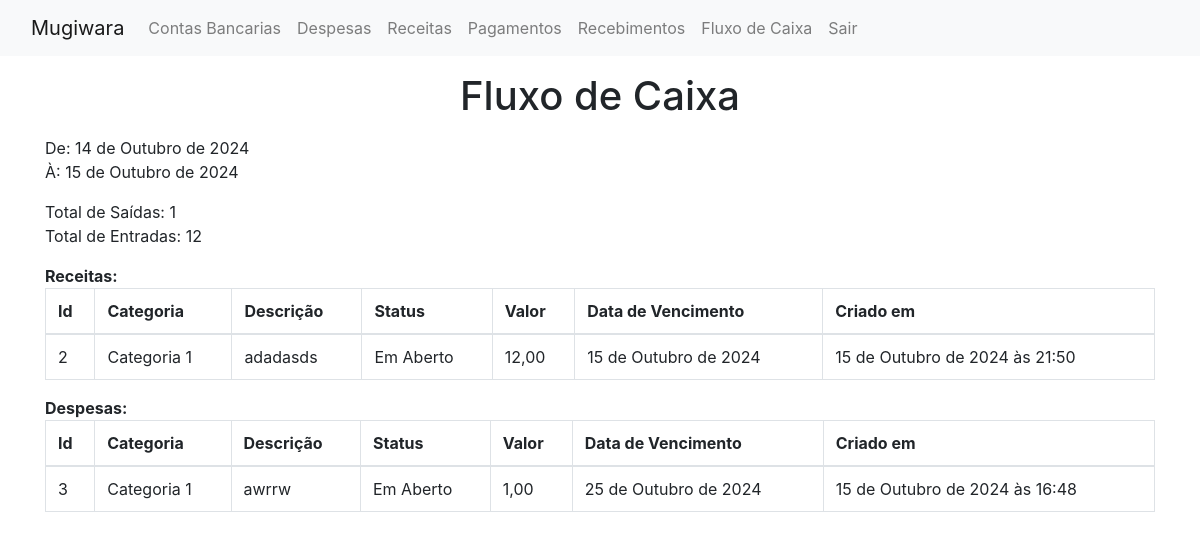
/show_fluxo_caixa_one/5, run on an earlier commit of the app's database.
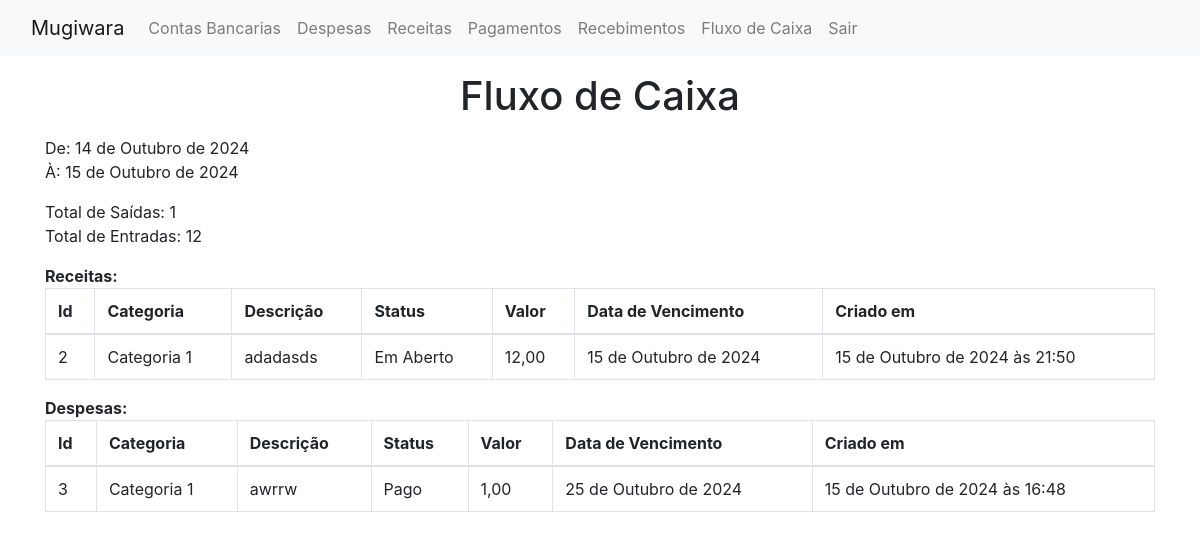
And on a later commit of the database.
### mugiwara/models/despesa.py (models this page shows, shortened)
class despesa(models.Model):
    class status_choices(models.IntegerChoices):
        ABERTO = 1, "Em Aberto"
        PAGO = 2, "Pago"
    class categoria_choices(models.IntegerChoices):
        C1 = 1, "Categoria 1"
        C2 = 2, "Categoria 2"
        C3 = 3, "Categoria 3"
        C4 = 4, "Categoria 4"
    descricao = models.TextField()
    data_vencimento = models.DateField(auto_now=False, auto_now_add=False)
    valor = models.DecimalField(decimal_places=2, max_digits=9)
    categoria = models.IntegerField(
        choices = categoria_choices,
        default = categoria_choices.C1
    )
    status = models.IntegerField(
        choices = status_choices,
        default = status_choices.ABERTO
    )
    created_at = models.DateTimeField(auto_now_add=True, auto_created=True)
    class Meta:
        ordering = ['-created_at']

### mugiwara/views.py (the view)
# urls.py: path('show_fluxo_caixa_one/<int:f_id>', views.showFluxoCaixaOneView, name='show_fluxo_caixa_one'),
def showFluxoCaixaOneView(request, f_id):
    fluxo_caixas = fluxo_caixa.objects.get(id=f_id)
    data_inicio = fluxo_caixas.data_inicial - datetime.timedelta(days=1)
    data_fim = fluxo_caixas.data_final + datetime.timedelta(days=1)
    despesas = despesa.objects.filter(created_at__range=[data_inicio, data_fim])
    receitas = receita.objects.filter(created_at__range=[data_inicio, data_fim])
    total_receitas = receitas.aggregate(total_receitas=Sum('valor'))['total_receitas']
    total_despesas = despesas.aggregate(total_despesas=Sum('valor'))['total_despesas']
    if total_despesas:
        total_despesas = Decimal(total_despesas)
    else:
        total_despesas = 0.00
    if total_receitas:
        total_receitas = Decimal(total_receitas)
    else:
        total_receitas = 0.00
    context = {
        'total_receitas': total_receitas,
        'total_despesas': total_despesas,
        'receitas': receitas,
        'despesas': despesas,
        'fluxo_caixa': fluxo_caixas
    }
    return render(request, 'mugiwara/show_fluxo_caixa_one.html', context)

### mugiwara/templates/mugiwara/show_fluxo_caixa_one.html (shortened to what this page needs)
{% extends 'layout.html' %}
{% block content %}
<div class='container'>
  <h1 class="text-center mt-3 mb-3">Fluxo de Caixa</h1>
  <p>De: {{fluxo_caixa.data_inicial}}<br>À: {{fluxo_caixa.data_final}}</p>
  <p>Total de Saídas: {{total_despesas}}<br>Total de Entradas: {{total_receitas}}</p>
  <table class="table table-bordered">
      <strong>Receitas: </strong>
      <thead>
          <tr>
              <th scope="col">Id</th>
              <th scope="col">Categoria</th>
              <th scope="col">Descrição</th>
              <th scope="col">Status</th>
              <th scope="col">Valor</th>
              <th scope="col">Data de Vencimento</th>
              <th scope="col">Criado em</th>
          </tr>
      </thead>
      <tbody>
          {% for receita in receitas %}
              <tr>
                  <td>{{receita.id}}</td>
                  <td>{{receita.get_categoria_display}}</td>
                  <td>{{receita.descricao}}</td>
                  <td>{{receita.get_status_display}}</td>
                  <td>{{receita.valor}}</td>
                  <td>{{receita.data_vencimento}}</td>
                  <td>{{receita.created_at}}</td>
              </tr>
          {% endfor %}
      </tbody>
  </table>
  <table class="table table-bordered">
      <strong>Despesas: </strong>
      <thead>
          <tr>
              <th scope="col">Id</th>
              <th scope="col">Categoria</th>
              <th scope="col">Descrição</th>
              <th scope="col">Status</th>
              <th scope="col">Valor</th>
              <th scope="col">Data de Vencimento</th>
              <th scope="col">Criado em</th>
          </tr>
      </thead>
      <tbody>
      {% for despesa in despesas %}
      <tr>
          <td>{{despesa.id}}</td>
          <td>{{despesa.get_categoria_display}}</td>
          <td>{{despesa.descricao}}</td>
          <td>{{despesa.get_status_display}}</td>
          <td>{{despesa.valor}}</td>
          <td>{{despesa.data_vencimento}}</td>
          <td>{{despesa.created_at}}</td>
      </tr>
      {% endfor %}
      </tbody>
  </table>
</div>
{% endblock %}

What changed in the data, as far as the page shows it:
changed despesa "Categoria 1": status "Em Aberto" → "Pago"
